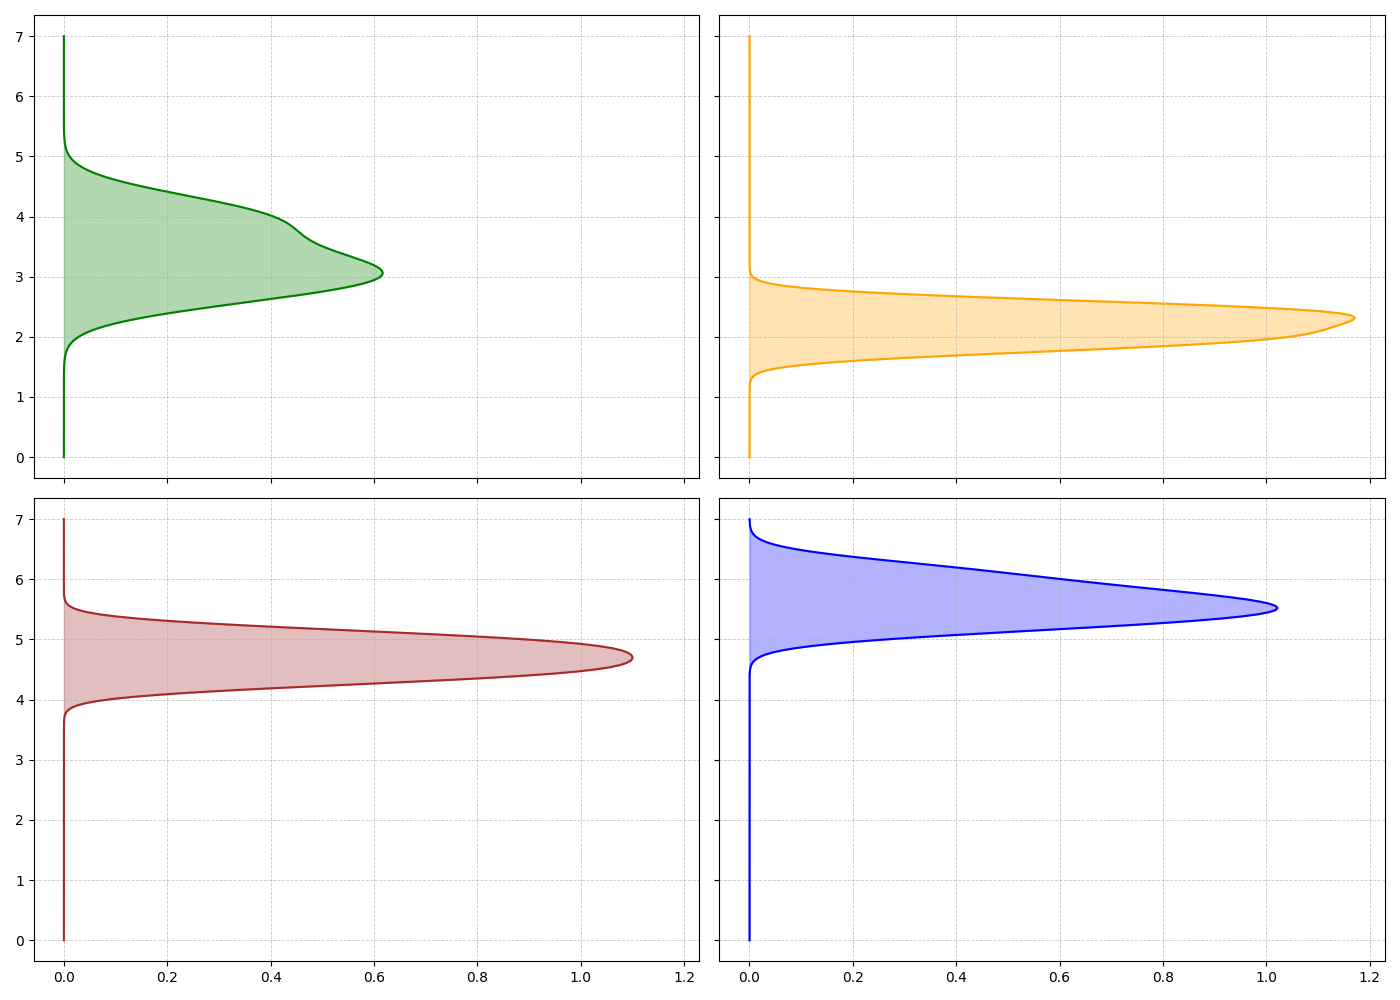

Write Python code to recreate this figure.
import matplotlib.pyplot as plt
import numpy as np
from scipy.stats import gaussian_kde

spring_wind_speeds = np.array([3.2, 2.8, 3.5, 4.0, 3.1, 2.7, 3.8, 3.0, 4.2])
summer_wind_speeds = np.array([2.0, 1.8, 2.2, 2.5, 2.5, 1.9, 2.3, 2.4, 2.1])
autumn_wind_speeds = np.array([4.5, 4.3, 4.6, 5.0, 4.8, 4.7, 4.4, 4.9, 5.1])
winter_wind_speeds = np.array([5.5, 5.2, 5.8, 6.0, 5.6, 5.4, 5.7, 5.3, 6.2])

fig, ax = plt.subplots(2, 2, figsize=(14, 10), sharex=True, sharey=True)
wind_speed_data = [spring_wind_speeds, summer_wind_speeds, autumn_wind_speeds, winter_wind_speeds]
colors = ['green', 'orange', 'brown', 'blue']

for i, (ax_, data, color) in enumerate(zip(ax.flatten(), wind_speed_data, colors)):
    density = gaussian_kde(data)
    y_vals = np.linspace(0, 7, 200)
    x_vals = density(y_vals)

    ax_.plot(x_vals, y_vals, color=color)
    ax_.fill_betweenx(y_vals, 0, x_vals, color=color, alpha=0.3)
    ax_.grid(True, linestyle='--', linewidth=0.6, alpha=0.7)

plt.tight_layout()
plt.show()
